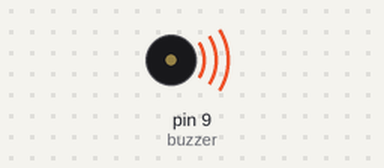
This sketch was run on a simulated Arduino Uno, built with avr-gcc and run on an emulated ATmega328P. Shown: buzzer (waves = sounding).

Above: at 0.5 s.
Timing chart, 0 to 4.6 s (numbered marks = the images above):
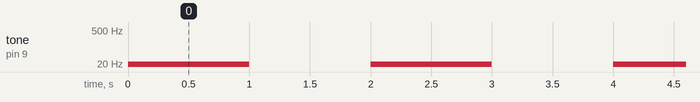

The sketch:

buzzer.ino
```cpp
const int buzzer = 9; //buzzer to arduino pin 9


  void setup(){

  pinMode(buzzer, OUTPUT); // Set buzzer - pin 9 as an output

  }

  void loop(){

  tone(buzzer, 5); // Send 1KHz sound signal...
  delay(1000);        // ...for 1 sec
  noTone(buzzer);     // Stop sound...
  delay(1000);        // ...for 1sec

  }

  
```

Measured:
- by itself, tone on pin 9 (buzzer): alternates 5 Hz for 1.0 s and silent for 1.0 s
